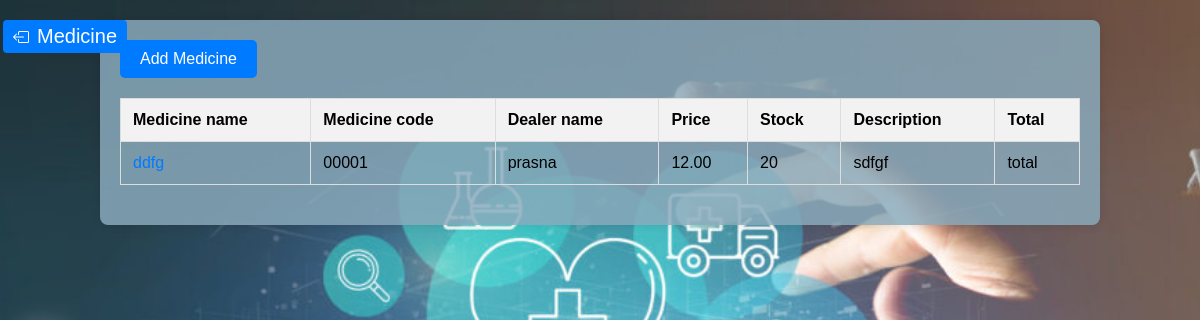
The app's page /medicine_management/ (signed in) with its own data.
### shopapp/models.py (models this page shows, shortened)
class Medicine(models.Model):
    medicine_name = models.CharField(max_length=100)
    medicine_code = models.CharField(max_length=20, blank=True, null=True)
    dealer_name = models.ForeignKey(Dealer, on_delete=models.CASCADE)
    price = models.DecimalField(max_digits=10, decimal_places=2)
    stock = models.PositiveIntegerField()
    description = models.CharField(max_length=100, blank=True, null=True)
    total = models.PositiveIntegerField()

class Dealer(models.Model):
    dealer_name = models.CharField(max_length=100)
    company_name = models.CharField(max_length=100)
    address = models.CharField(max_length=100)
    phone = models.BigIntegerField()
    mail_id = models.EmailField()
    def __str__(self):
        return self.dealer_name

### shopapp/views.py (the view)
# urls.py: path('medicine_management/',views.medicine_management,name='medicine_management'),
@login_required(login_url='login')
def medicine_management(request):
    med = Medicine.objects.all()
    return render(request,'medicine_mang.html',{'med':med})

### templates/medicine_mang.html (shortened to what this page needs)
{% load static %}
<!DOCTYPE html>
<html lang="en">
<head>
</head>
<body>
    <button class="home-button" onclick="window.location.href='{% url 'admin_dashboard' %}'">
        Medicine
    </button>
    <div class="container">
        <a href="{% url 'add_medicine' %}" class="btn">Add Medicine</a>
        <table>
            <thead>
                <tr>
                    <th>Medicine name</th>
                    <th>Medicine code</th>
                    <th>Dealer name</th>
                    <th>Price</th>
                    <th>Stock</th>
                    <th>Description</th>
                    <th>Total</th>
                </tr>
            </thead>
            <tbody>
                {% for medicine in med %}
                    <tr>
                        <td><a href="{% url 'edit_medicine' pk=medicine.id %}">{{ medicine.medicine_name }}</a></td>
                        <td>{{ medicine.medicine_code }}</td>
                        <td>{{ medicine.dealer_name }}</td>
                        <td>{{ medicine.price }}</td>
                        <td>{{ medicine.stock }}</td>
                        <td>{{ medicine.description }}</td>
                        <td>{{ medicine.total }}</td>
                    </tr>
                {% endfor %}
            </tbody>
        </table>
    </div>
</body>
</html>

### records on screen
Medicine: medicine_name "ddfg", medicine_code "00001", dealer_name "prasna", price "12.00", stock "20", description "sdfgf", total "total"
